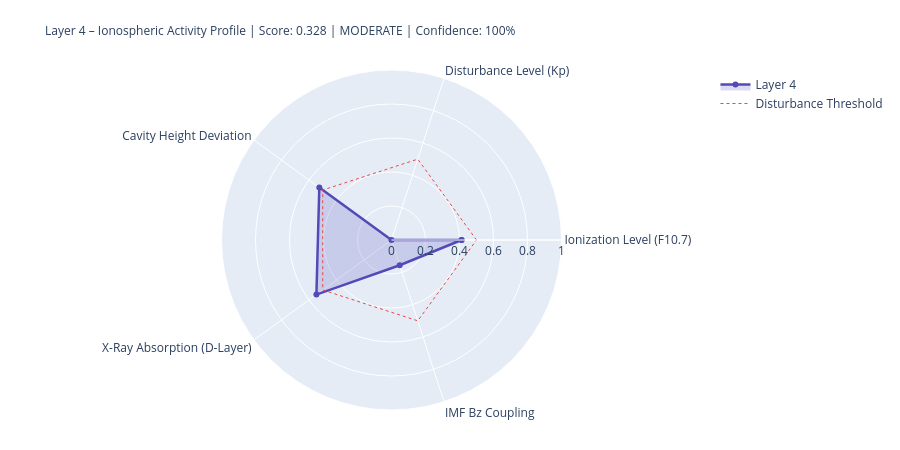

This figure's notebook cell:
### Markdown cell above
---
## 4. State Assessment & Handoff to Layer 5

### Code cell
# ============================================================
# LAYER-4-SCORE
# ============================================================

COMPONENTS = {
    'Ionization Level (F10.7)':    {'score': ioniz,       'source': 'primary' if f107_now else 'from_layer0', 'dynamic': True},
    'Disturbance Level (Kp)':          {'score': disturb,     'source': 'primary' if kp_now   else 'from_layer0', 'dynamic': True},
    'Cavity Height Deviation':    {'score': h_dev,       'source': 'derived',                                'dynamic': True},
    'X-Ray Absorption (D-Layer)':{'score': xray_ioniz,  'source': 'primary' if xray_now else 'missing',     'dynamic': True},
    'IMF Bz Coupling':             {'score': bz_coupling, 'source': 'primary' if bz_now   else 'from_layer0', 'dynamic': True},
}

available    = {k: v['score'] for k, v in COMPONENTS.items() if v['score'] is not None}
unavailable  = [k for k, v in COMPONENTS.items() if v['score'] is None]
layer4_score = round(sum(available.values()) / len(available), 4) if available else None
confidence   = round(len(available) / len(COMPONENTS), 2)
level = ('unknown' if layer4_score is None
         else 'quiet'   if layer4_score < 0.3
         else 'moderate' if layer4_score < 0.6
         else 'active')
dominant_l4 = max(available, key=available.get) if available else 'none'

# Resonance delta for Schumann SR-1
sr1_ref = schumann_freq(1, 80.0)
sr1_now = schumann_freq(1, h_eff)
sr1_delta_mhz = (sr1_now - sr1_ref) * 1000

# Propagation conditions
prop_cond = ('disturbed'   if kp_val > 4
             else 'unsettled' if kp_val > 2
             else 'normal')
if xray_class in ['X', 'M']:
    prop_cond = 'Radio-Blackout moeglich'

W = 68
print('=' * W)
print('LAYER 4 – IONOSPHERE – STATE ASSESSMENT')
print('=' * W)
for name, comp in COMPONENTS.items():
    s = comp['score']
    if s is not None:
        bar = '█' * int(s * 20) + '░' * (20 - int(s * 20))
        print(f'  {name:<36} {bar}  {s:.3f}  [{comp["source"]}]')
    else:
        print(f'  {name:<36} {"─" * 20}  n/a   [missing]')
print('-' * W)
print(f'  Score:          {layer4_score:.3f}  ({len(available)}/{len(COMPONENTS)} components)')
print(f'  Confidence:     {confidence:.0%}')
print(f'  Level:          {level.upper()}')
print(f'  Dominant:       {dominant_l4}')
print(f'  Cavity height:  {h_eff:.1f} km  (Ref: 80.0 km)')
print(f'  SR-1:           {sr1_now:.3f} Hz  (Δ {sr1_delta_mhz:+.1f} mHz vs. ref)')
print(f'  Propagation:    {prop_cond}')
print(f'  X-Ray:          {xray_class}-class  ({xray_now:.2e} W/m²)' if xray_now else '  X-Ray:          n/a')
print('=' * W)

# Radar
cats   = list(available.keys())
vals_r = list(available.values())
if len(cats) >= 3:
    fig = go.Figure()
    fig.add_trace(go.Scatterpolar(
        r=vals_r + [vals_r[0]], theta=cats + [cats[0]],
        fill='toself', fillcolor='rgba(83,74,183,0.20)',
        line=dict(color='#534AB7', width=2.5), name='Layer 4'
    ))
    fig.add_trace(go.Scatterpolar(
        r=[0.5] * (len(cats)+1), theta=cats + [cats[0]],
        line=dict(color='#E24B4A', dash='dot', width=1),
        mode='lines', name='Disturbance Threshold'
    ))
    fig.update_layout(
        title=dict(
            text=f'Layer 4 – Ionospheric Activity Profile | Score: {layer4_score:.3f} | {level.upper()} | Confidence: {confidence:.0%}',
            font=dict(size=12)
        ),
        polar=dict(radialaxis=dict(visible=True, range=[0, 1])),
        height=450, showlegend=True,
        margin=dict(l=80, r=80, t=70, b=40)
    )
    fig.show()

### Figure 1 — Plotly figure (JSON) as saved in the notebook; plotly's stock layout.template omitted (floating-point values rounded to 4 significant figures)
{"data": [{"fill": "toself", "fillcolor": "rgba(83,74,183,0.20)", "line": {"color": "#534AB7", "width": 2.5}, "name": "Layer 4", "r": [0.412, 0.0, 0.525, 0.546, 0.156, 0.412], "theta": ["Ionization Level (F10.7)", "Disturbance Level (Kp)", "Cavity Height Deviation", "X-Ray Absorption (D-Layer)", "IMF Bz Coupling", "Ionization Level (F10.7)"], "type": "scatterpolar"}, {"line": {"color": "#E24B4A", "dash": "dot", "width": 1}, "mode": "lines", "name": "Disturbance Threshold", "r": [0.5, 0.5, 0.5, 0.5, 0.5, 0.5], "theta": ["Ionization Level (F10.7)", "Disturbance Level (Kp)", "Cavity Height Deviation", "X-Ray Absorption (D-Layer)", "IMF Bz Coupling", "Ionization Level (F10.7)"], "type": "scatterpolar"}], "layout": {"height": 450, "margin": {"b": 40, "l": 80, "r": 80, "t": 70}, "polar": {"radialaxis": {"range": [0, 1], "visible": true}}, "showlegend": true, "title": {"font": {"size": 12}, "text": "Layer 4 – Ionospheric Activity Profile | Score: 0.328 | MODERATE | Confidence: 100%"}}}
